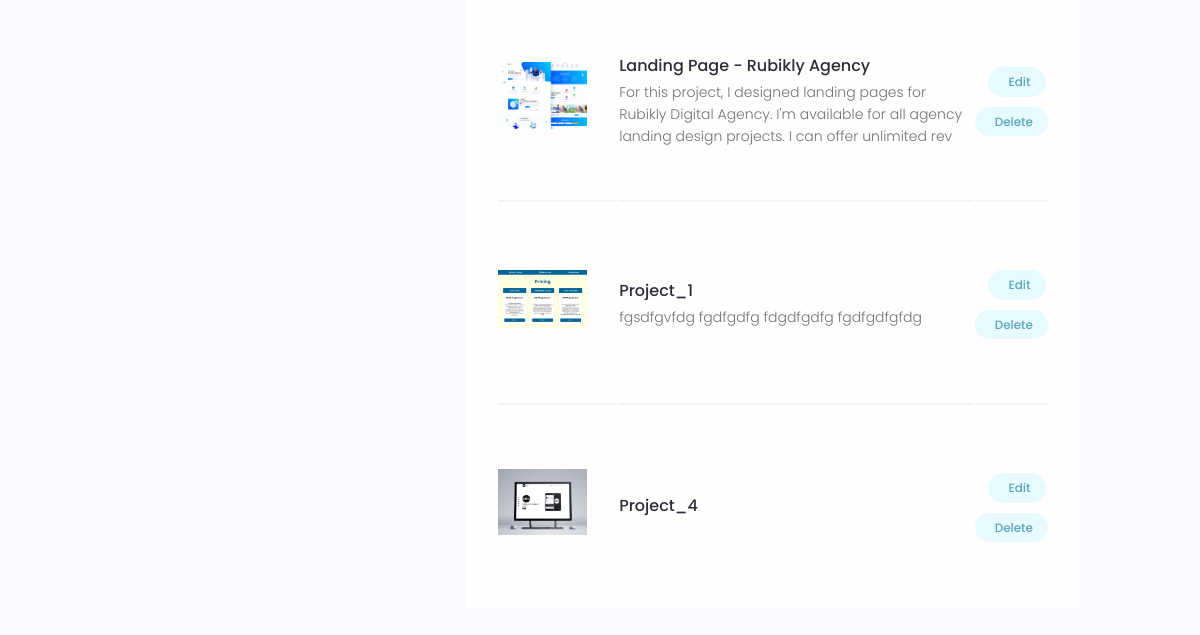
Before: /account/ (signed in, lower part) with the older database file.
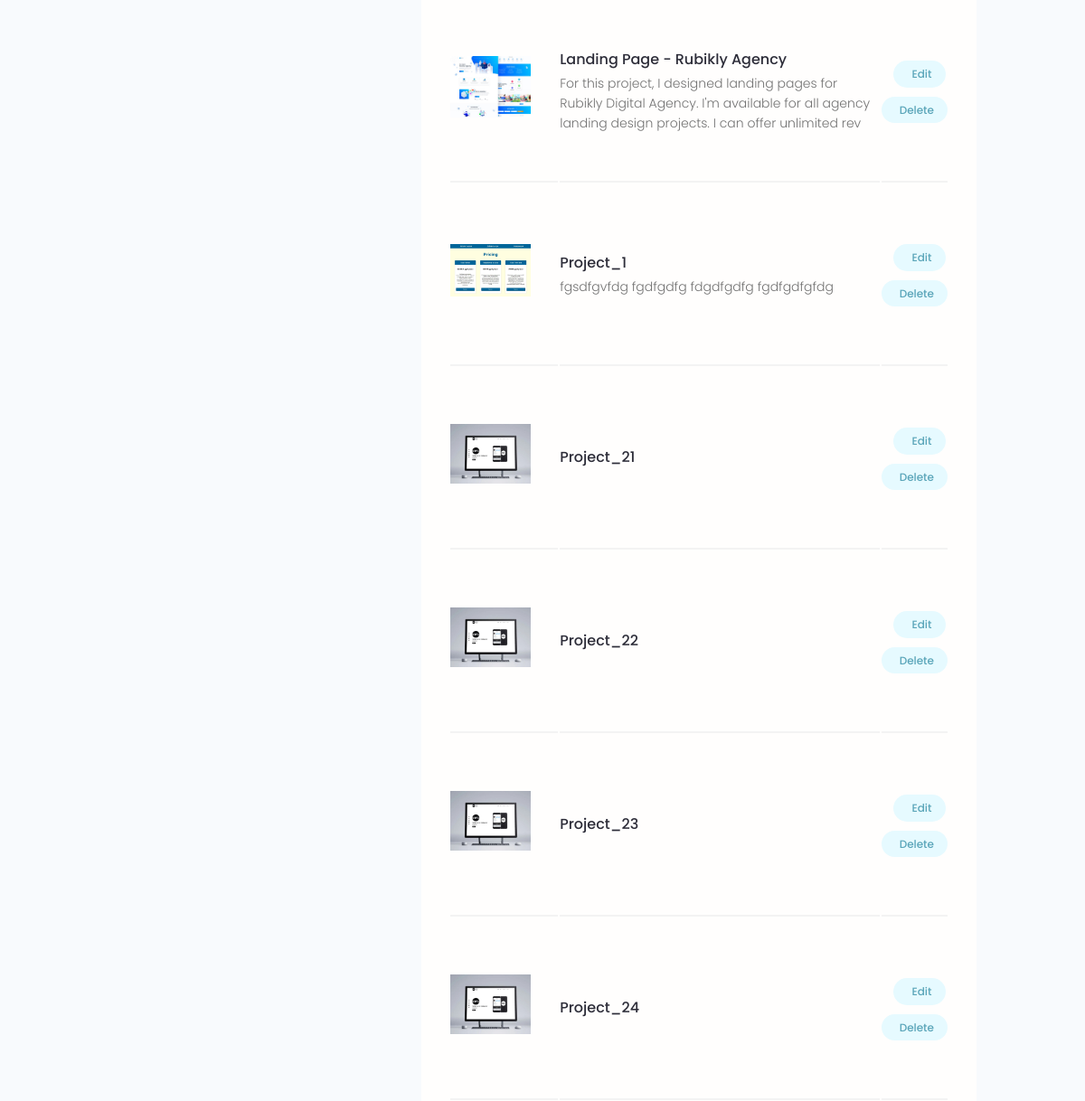
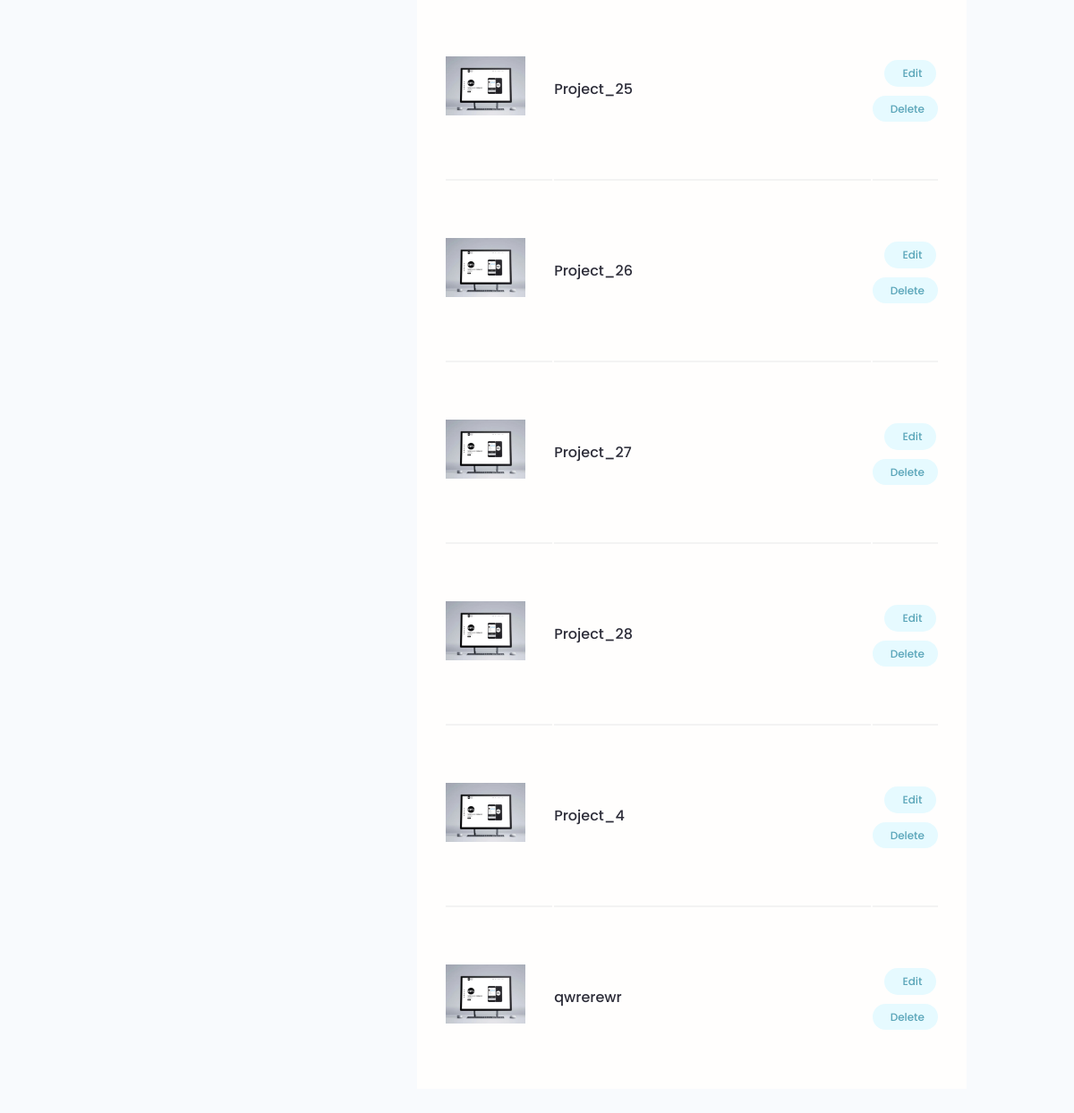
After: the same page with the newer database file (2 pictures, top to bottom).
### projects/models.py (models this page shows, shortened)
class Project(models.Model):
    owner = models.ForeignKey(Profile, on_delete=models.SET_NULL, blank=True, null=True)
    title = models.CharField(max_length=200)
    description = models.TextField(blank=True, null=True)
    featured_image = models.ImageField(upload_to="projects/%Y/%m/%d/", default="default.jpg")
    demo_link = models.CharField(max_length=200, blank=True, null=True)
    source_link = models.CharField(max_length=200, blank=True, null=True)
    tags = models.ManyToManyField('Tag', blank=True)
    vote_total = models.IntegerField(default=0)
    vote_ratio = models.IntegerField(default=0)
    created = models.DateTimeField(auto_now_add=True)
    class Meta:
        ordering = ["-vote_ratio", "-vote_total", "title"]

### users/views.py (the view)
# urls.py: path('account/', views.user_account, name="account"),
@login_required(login_url='login')
def user_account(request):
    prof = request.user.profile
    skills = prof.skill_set.all()
    projects = prof.project_set.all()
    context = {
        'profile': prof,
        'skills': skills,
        'projects': projects
    }
    return render(request, 'users/account.html', context)

### users/templates/users/account.html (shortened to what this page needs)
{% extends 'projects/base.html' %}
{% block content %}
  <main class="settingsPage profile my-md">
    <div class="container">
      <div class="layout">
        <div class="column column--1of3">
        </div>
        <div class="column column--2of3">
          <table class="settings__table">
            {% for project in projects %}
            <tr>
              <td class="settings__thumbnail">
                <a href="{% url 'project' project.id %}"><img src="{{ project.featured_image.url }}"
                                                          alt="Project Thumbnail" /></a>
              </td>
              <td class="settings__tableInfo">
                <a href="{% url 'project' project.id %}">{{ project.title }}</a>
                <p>
                  {{ project.description|slice:"150" }}
                </p>
              </td>
              <td class="settings__tableActions">
                <a class="tag tag--pill tag--main settings__btn" href="{% url 'update-project' project.id %}"> Edit</a>
                <a class="tag tag--pill tag--main settings__btn" href="{% url 'delete-project' project.id %}">
                  Delete</a>
              </td>
            </tr>
            {% endfor %}
          </table>
        </div>
      </div>
    </div>
  </main>
{% endblock %}

Changed rows visible on the page:
added Project: featured_image (placeholder picture), title "Project_21"
added Project: featured_image (placeholder picture), title "Project_22"
added Project: featured_image (placeholder picture), title "Project_23"
added Project: featured_image (placeholder picture), title "Project_24"
added Project: featured_image (placeholder picture), title "Project_25"
added Project: featured_image (placeholder picture), title "Project_26"
added Project: featured_image (placeholder picture), title "Project_27"
added Project: featured_image (placeholder picture), title "Project_28"
added Project: featured_image (placeholder picture), title "qwrerewr"
